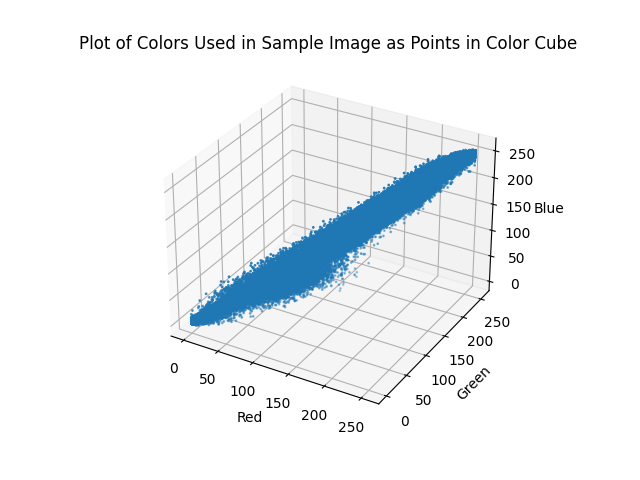
#> input picture javads_code/advanced/cystals_distribution.png, 640 x 480 px
$ python plot_pixels.py
#> lines starting #> are read from the running program, lines starting #| are printed output that depends on the picture
from PIL import Image
import matplotlib.pyplot as plt
import numpy as np


finished = False
while not finished:
    filename = input('Enter input file name: ')
#> the answer given: cystals_distribution.png
    if filename != '':
        dict = {}
        n_values = 0
        im = Image.open(filename)
#> im is the input picture: PIL image 640x480 RGBA; mean R, G, B, A 239.4, 242.8, 245.2, 255
        xs = []
        ys = []
        zs = []
        pixel_data = list(im.getdata())
#> pixel_data = 307200 items
        for pixel in pixel_data:
            xs.append(pixel[0])
            ys.append(pixel[1])
            zs.append(pixel[2])
            value = (pixel[0] << 16) | (pixel[1] << 8) | (pixel[2])
            # print(value)
            if value in dict:
                dict[value] = dict[value] + 1
                # print("saw already")
            else:
                dict[value] = 1
                n_values = n_values + 1
#> this loop made 307200 passes
#> n_values on pass 1: 1
#> after the loop, dict = 1710 items; n_values = 1710; xs = 307200 items; ys = 307200 items; zs = 307200 items

        print("# of values:", n_values)
#| # of values: 1710
        fig = plt.figure()
        ax1 = fig.add_subplot(111,projection='3d')
        ax1.scatter(xs,ys,zs,s=1)
        ax1.set_title('Plot of Colors Used in Sample Image as Points in Color Cube')
        ax1.set_xlabel('Red')
        ax1.set_ylabel('Green')
        ax1.set_zlabel('Blue')
        plt.show()
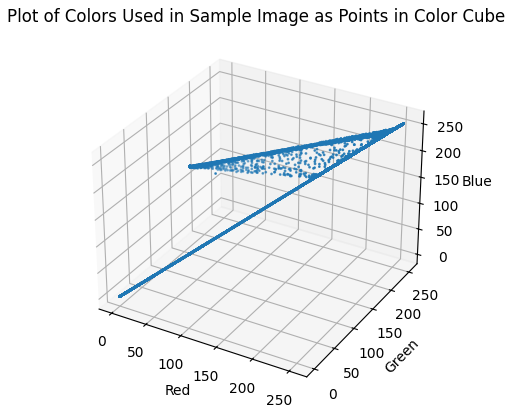
#> figure drawn by matplotlib, 1 panel
#> (the run stopped early here; a loop or call above may not have finished)
